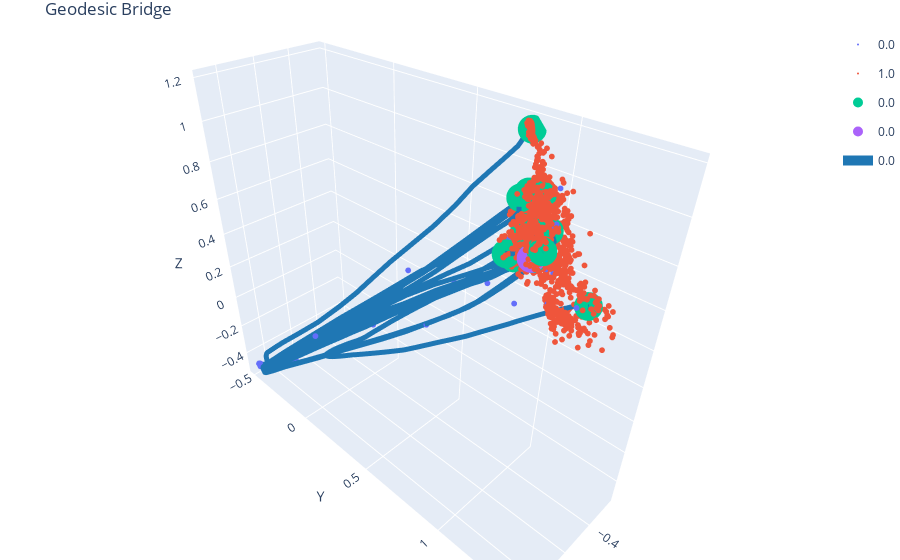

Notebook cell for this chart:
### Code cell
fig = scatter(zh.cpu().numpy(), data['mask_x'], s=2)
fig = scatter(z0.detach().cpu().numpy(), s=10, fig=fig)
fig = scatter(z1.detach().cpu().numpy(), s=10, fig=fig)
# fig = trajectories(longitudelines.detach().cpu().numpy(), s=5, c='blue', fig=fig)
fig = trajectories(zhat.detach().cpu().numpy(), s=10, fig=fig, title='Geodesic Bridge', filename='hsphere_geod_1.0.html')
fig.show()
